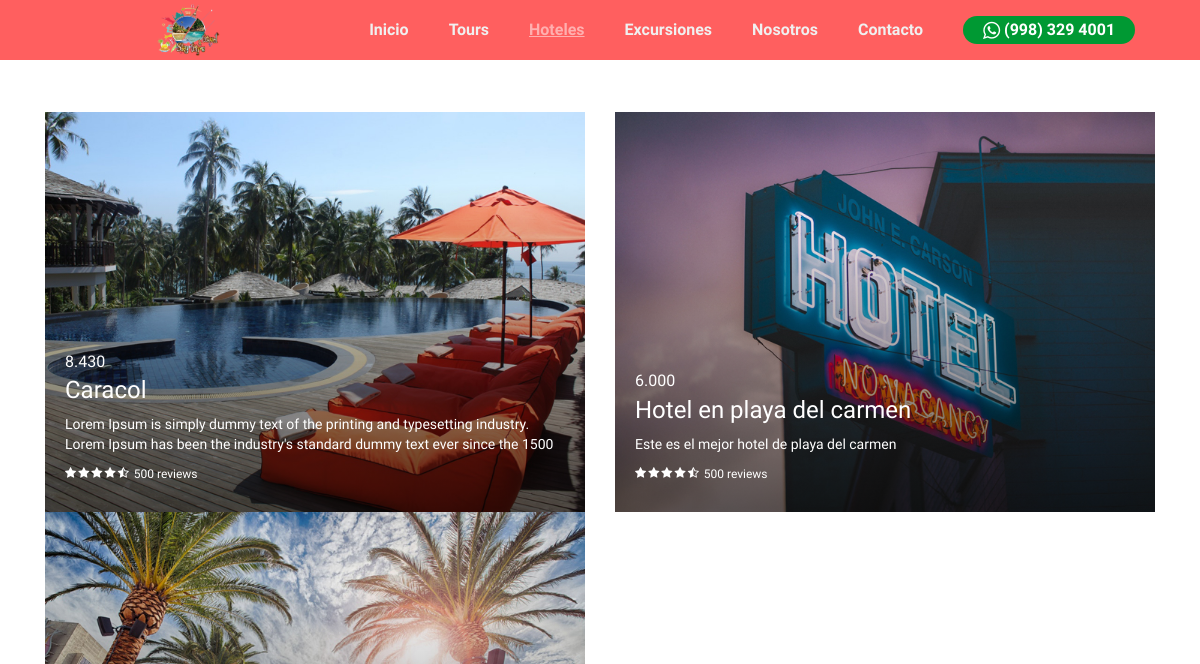
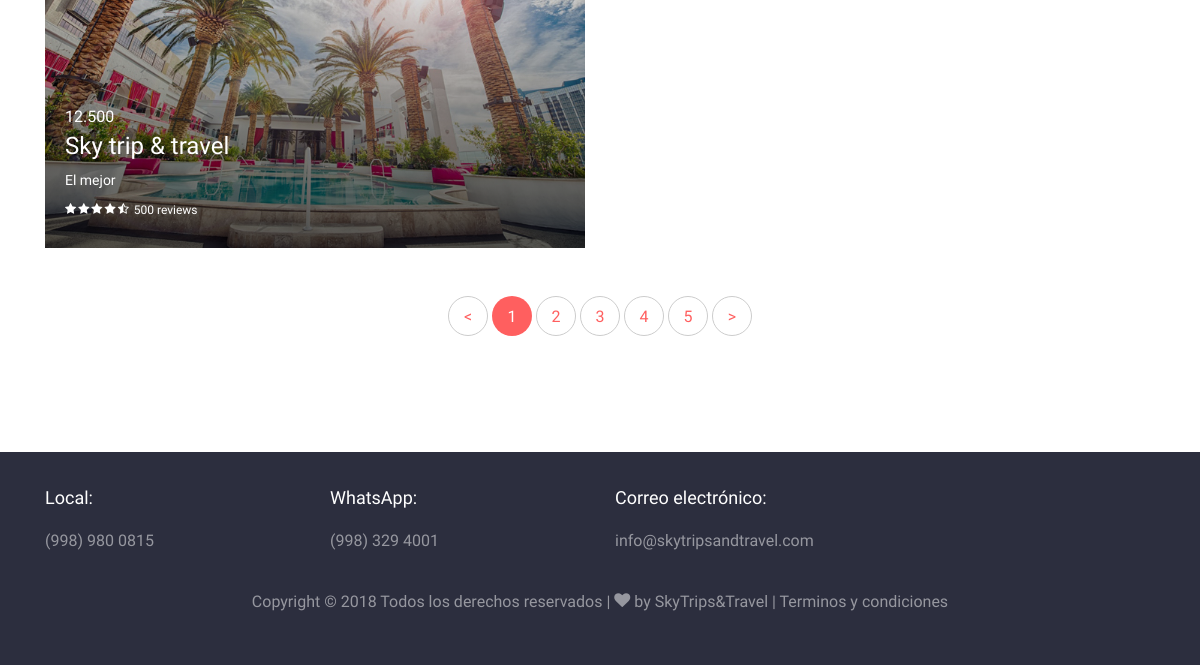
Page /hoteles/ on the earlier database version (2 pictures, top to bottom).
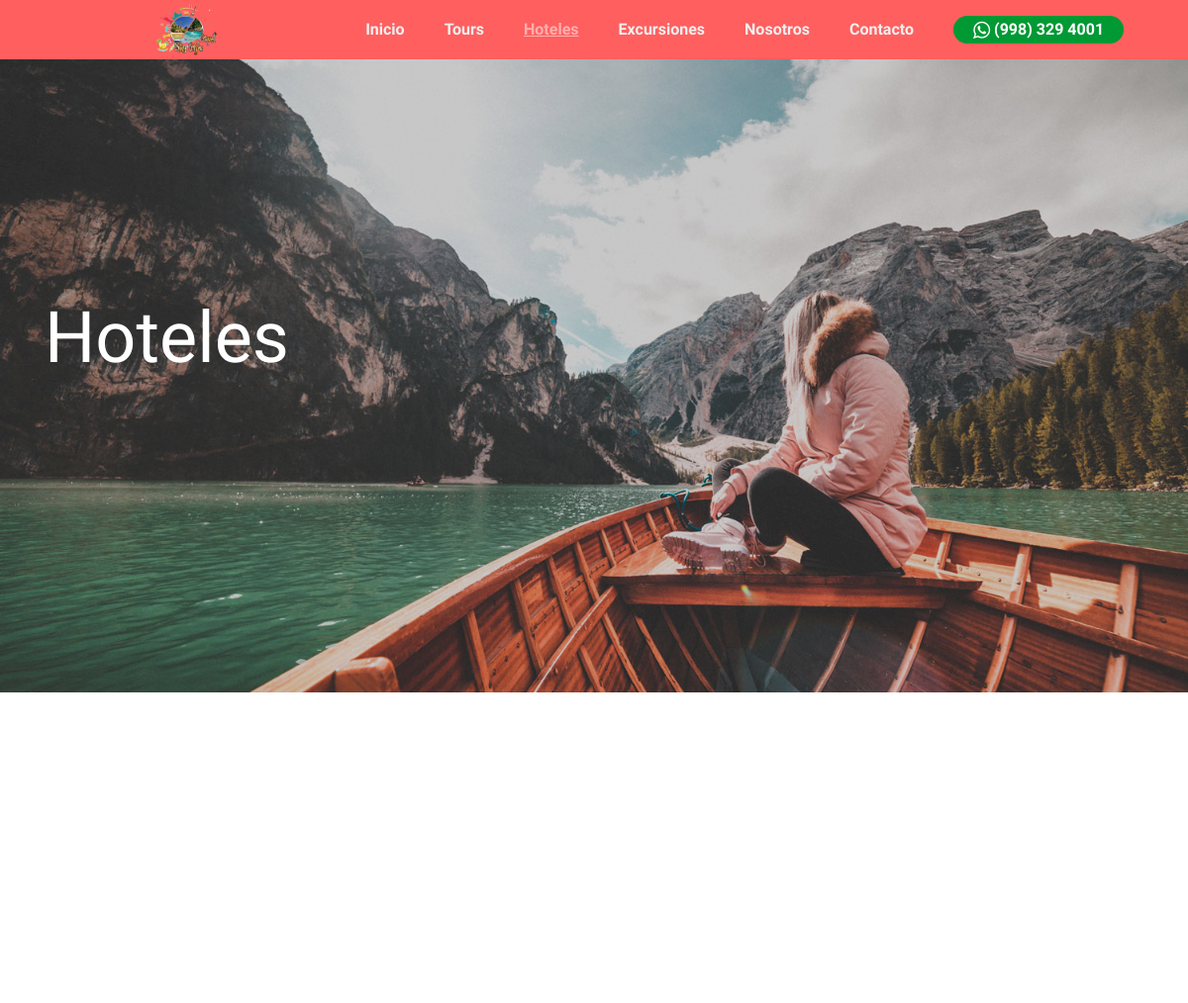
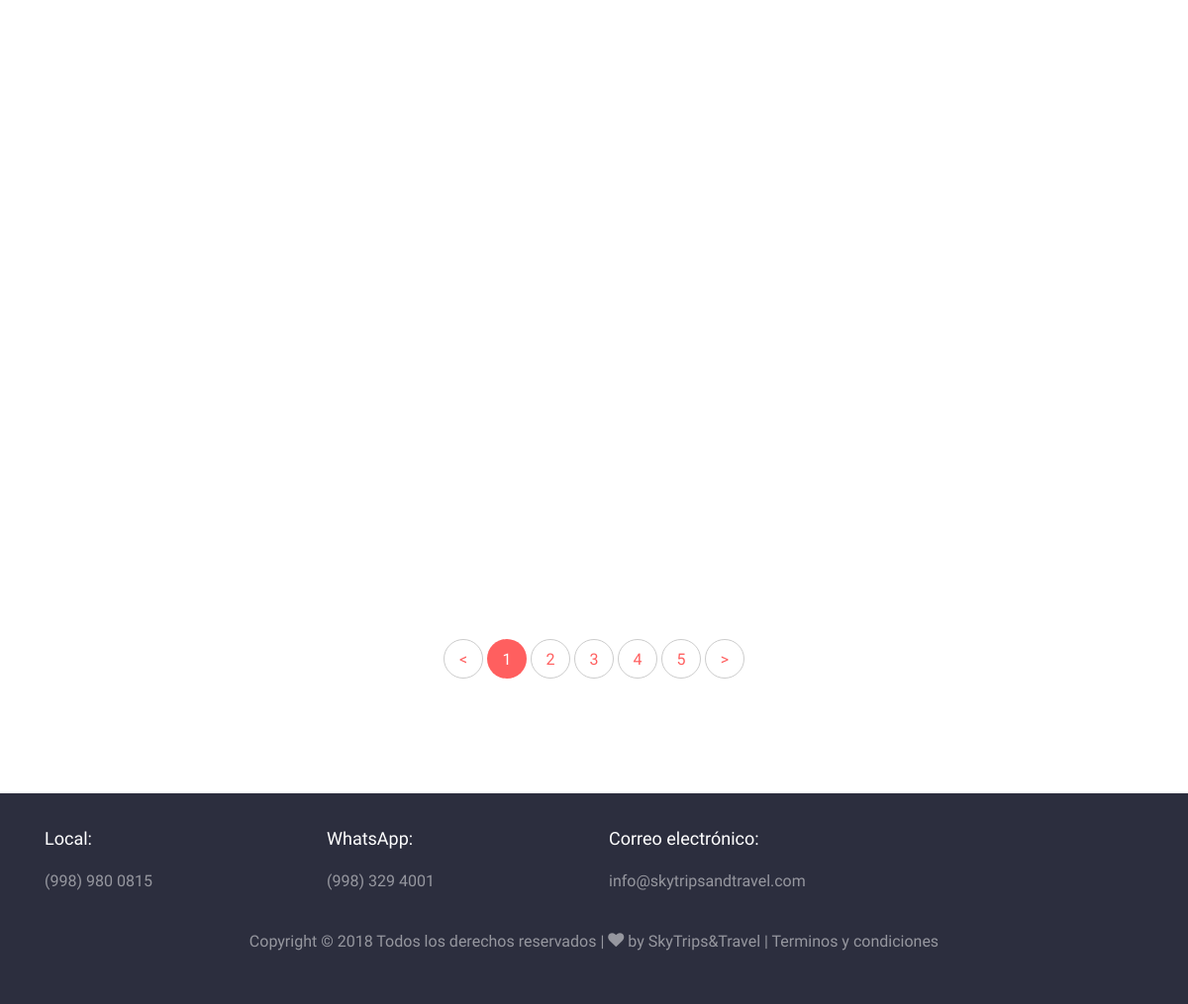
Same page on the later database version (2 pictures, top to bottom).
### hoteles/models.py (models this page shows, shortened)
class Hotele(models.Model):
    destino = models.CharField(max_length=50)
    nombre_hotel = models.CharField(max_length=50)
    capacidad_habitacion = models.IntegerField()
    costo = models.DecimalField(decimal_places=3, max_digits=6)
    descripción = models.TextField()
    imagen = models.ImageField(verbose_name="Imagen", upload_to="hoteles")
    creacion = models.DateTimeField(auto_now_add=True, verbose_name="Fecha de creación")
    actualizacion = models.DateTimeField(auto_now=True, verbose_name="Fecha de actualizacion")
    recomendado = models.BooleanField()
    class Meta:
        verbose_name = 'Hoteles'
        verbose_name_plural = 'Hoteles'
        ordering = ['-creacion']

class hotel_banners(models.Model):
    descripción = models.TextField()
    imagen = models.ImageField(verbose_name="Imagen", upload_to="hoteles/banners")
    creacion = models.DateTimeField(auto_now_add=True, verbose_name="Fecha de creación")
    actualizacion = models.DateTimeField(auto_now=True, verbose_name="Fecha de actualizacion")
    class Meta:
        verbose_name = 'hotel_banners'
        verbose_name_plural = 'hotel_banners'
        ordering = ['-creacion']

### hoteles/views.py (the view)
# urls.py: path('hoteles/', hoteles_views.hoteles, name="hoteles"),
def hoteles(request):
    hoteles = Hotele.objects.all()
    banners = hotel_banners.objects.all()
    return render(request, "hoteles/hoteles.html", {'hoteles': hoteles,'banners':banners})

### hoteles/templates/hoteles/hoteles.html (shortened to what this page needs)
{% extends 'core/base.html' %}
{% load static %}
{% block slides %}
  {% for hotel_banner in banners  %}
    <div class="slider-item" style="background-image: url('{{hotel_banner.imagen.url}}');" data-stellar-background-ratio="0.5">
        <div class="overlay"></div>
        <div class="container">
          <div class="row slider-text align-items-center">
            <div class="col-md-7 col-sm-12 ftco-animate">
              <h1 class="mb-3">{{hotel_banner.descripción}}</h1>
            </div>
          </div>
        </div>
    </div>
  {% endfor %}
{% endblock %}
{% block  content %}
<section class="ftco-section">
        <div class="container">
          <div class="row">
            <div class="col-lg-12">
              <div class="row">
                {% for hotel in hoteles %}
                  <div class="col-md-6 col-lg-6 mb-6 ftco-animate">
                    <a href="#" class="block-5" style="background-image: url('{{hotel.imagen.url}}');">
                      <div class="text">
                        <span class="price">{{hotel.costo}}</span>
                        <h3 class="heading">{{hotel.nombre_hotel}}</h3>
                        <div class="post-meta">
                          <span>{{hotel.descripción}}</span>
                        </div>
                        <p class="star-rate"><span class="icon-star"></span><span class="icon-star"></span><span class="icon-star"></span><span class="icon-star"></span><span class="icon-star-half-full"></span> <span>500 reviews</span></p>
                      </div>
                    </a>
                  </div>
                {% endfor %}
              </div>
              <div class="row mt-5">
                <div class="col text-center">
                  <div class="block-27">
                    <ul>
                      <li><a href="#">&lt;</a></li>
                      <li class="active"><span>1</span></li>
                      <li><a href="#">2</a></li>
                      <li><a href="#">3</a></li>
                      <li><a href="#">4</a></li>
                      <li><a href="#">5</a></li>
                      <li><a href="#">&gt;</a></li>
                    </ul>
                  </div>
                </div>
              </div>
            </div>
          </div>
        </div>
      </section>
{% endblock %}

### core/templates/core/base.html (shortened to what this page needs)
<!DOCTYPE html>
<html lang="es">
<head>
    {% load static %}
    <link rel="stylesheet" href="{% static 'core/css/open-iconic-bootstrap.min.css' %}">
    <link rel="stylesheet" href="{% static 'core/css/animate.css' %}">
    <link rel="stylesheet" href="{% static 'core/css/owl.carousel.min.css' %}">
    <link rel="stylesheet" href="{% static 'core/css/owl.theme.default.min.css' %}">
    <link rel="stylesheet" href="{% static 'core/css/magnific-popup.css' %}">
    <link rel="stylesheet" href="{% static 'core/css/aos.css' %}">
    <link rel="stylesheet" href="{% static 'core/css/ionicons.min.css' %}">
    <link rel="stylesheet" href="{% static 'core/css/bootstrap-datepicker.css' %}">
    <link rel="stylesheet" href="{% static 'core/css/jquery.timepicker.css' %}">
    <link rel="stylesheet" href="{% static 'core/css/flaticon.css' %}">
    <link rel="stylesheet" href="{% static 'core/css/icomoon.css' %}">
    <link rel="stylesheet" href="{% static 'core/css/style.css' %}">
</head>
<body>
    <nav class="nav-background font-weight navbar navbar-expand-lg navbar-dark ftco_navbar bg-dark ftco-navbar-light"
        id="ftco-navbar">
        <div class="container">
            <a class="navbar-brand" href="/"><img class="rounded mx-auto d-block" src="{% static 'core/images/logo.png' %}" style="width:22%;" alt=""></a>
            <div class="collapse navbar-collapse" id="ftco-nav">
                <ul class="navbar-nav ml-auto">
                    <li class="nav-item {% if request.path == '/' %}active{% endif %}"><a href="{% url 'home' %}" class="nav-link">Inicio</a></li>
                    <li class="nav-item {% if request.path == '/tours/' %}active{% endif %}"><a href="{% url 'tours' %}" class="nav-link">Tours</a></li>
                    <li class="nav-item {% if request.path == '/hoteles/' %}active{% endif %}"><a href="{% url 'hoteles' %}" class="nav-link">Hoteles</a></li>
                    <li class="nav-item {% if request.path == '/servicios/' %}active{% endif %}"><a href="{% url 'excursiones' %}" class="nav-link">Excursiones</a></li>
                    <li class="nav-item {% if request.path == '/about/' %}active{% endif %}"><a href="{% url 'about' %}" class="nav-link">Nosotros</a></li>
                    <li class="nav-item {% if request.path == '/contact/' %}active{% endif %}"><a href="{% url 'contact' %}" class="nav-link">Contacto</a></li>
                    <li class="nav-item"><a href="http://bit.ly/2OmOBYh" target="_blank" class="nav-link">
                            <div class="whatsapp"><span class="icon-whatsapp align-middle" style="color:white!important; font-size: 20px"></span>
                                (998) 329 4001</div>
                        </a></li>
                </ul>
            </div>
        </div>
    </nav>
    <section class="home-slider owl-carousel">
        {%  block slides %}{% endblock %}
    </section>
    {% block content %}{% endblock %}
    <footer class="ftco-footer ftco-bg-dark ftco-section">
        <div class="container">
            <div class="row ">
                <div class="col-md">
                    <div class="ftco-footer-widget mb-4">
                        <h2 class="ftco-heading-2">Local:</h2>
                        <ul class="list-unstyled">
                            <li><a href="tel:(998) 980 0815" class="py-2 d-block">(998) 980 0815</a></li>
                        </ul>
                    </div>
                </div>
                <div class="col-md">
                    <div class="ftco-footer-widget mb-4">
                        <h2 class="ftco-heading-2">WhatsApp:</h2>
                        <ul class="list-unstyled">
                            <li><a href="tel:WhatsApp: (998) 329 4001" class="py-2 d-block">(998) 329 4001</a></li>
                        </ul>
                    </div>
                </div>
                <div class="col-md">
                    <div class="ftco-footer-widget mb-4">
                        <h2 class="ftco-heading-2">Correo electrónico:</h2>
                        <ul class="list-unstyled">
                            <li><a href="mailto:info@skytripsandtravel.com;" class="py-2 d-block">info@skytripsandtravel.com</a></li>
                        </ul>
                    </div>
                </div>
                <div class="col-md">
                    <div class="ftco-footer-widget mb-4">
                        <ul class="ftco-footer-social list-unstyled float-md-right float-lft">
                        </ul>
                    </div>
                </div>
            </div>
            <div class="row">
                <div class="col-md-12 text-center">
                    <p>
                        Copyright &copy;
                        <script>document.write(new Date().getFullYear());</script> Todos los derechos reservados | <i
                            class="icon-heart" aria-hidden="true"></i> by <a href="http://skytripsandtravel.com/"
                            target="_blank">SkyTrips&Travel |</a> <a href="{% static 'core/images/terminosycondiciones.pdf' %}" class="button" download>Terminos y condiciones</a>
                    </p>
                </div>
            </div>
        </div>
    </footer>
</body>
</html>

### core/static/core/css/icomoon.css (style rules this page uses)
[class^="icon-"], [class*=" icon-"] { font-family: 'icomoon' !important; speak: none; font-style: normal; font-weight: normal; font-variant: normal; text-transform: none; line-height: 1; -webkit-font-smoothing: antialiased; -moz-osx-font-smoothing: grayscale; }
.icon-heart:before { content: "\f004"; }
.icon-whatsapp:before { content: "\f232"; }

Differences in the rows shown:
no longer on this page (row unchanged): Hotele: imagen (picture), costo "8.430", nombre_hotel "Caracol", descripción "Lorem Ipsum is simply dummy text of the printing and typesetting industry. Lorem Ipsum has been the industry's standard dummy text ever since the 1500"
no longer on this page (row unchanged): Hotele: imagen (picture), costo "6.000", nombre_hotel "Hotel en playa del carmen", descripción "Este es el mejor hotel de playa del carmen"
no longer on this page (row unchanged): Hotele: imagen (picture), costo "12.500", nombre_hotel "Sky trip & travel", descripción "El mejor"
added hotel_banners: imagen (picture), descripción "Hoteles"
